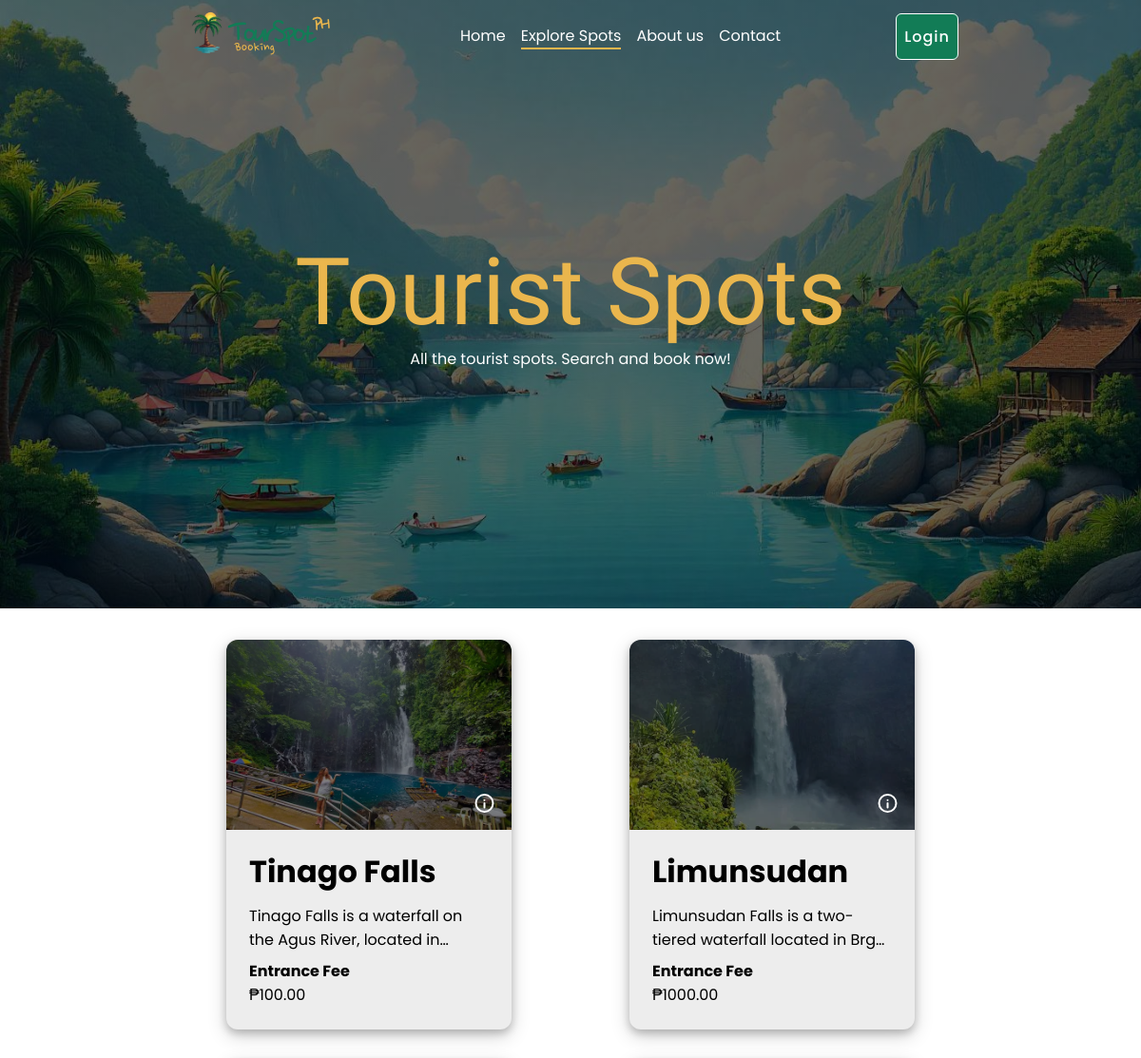
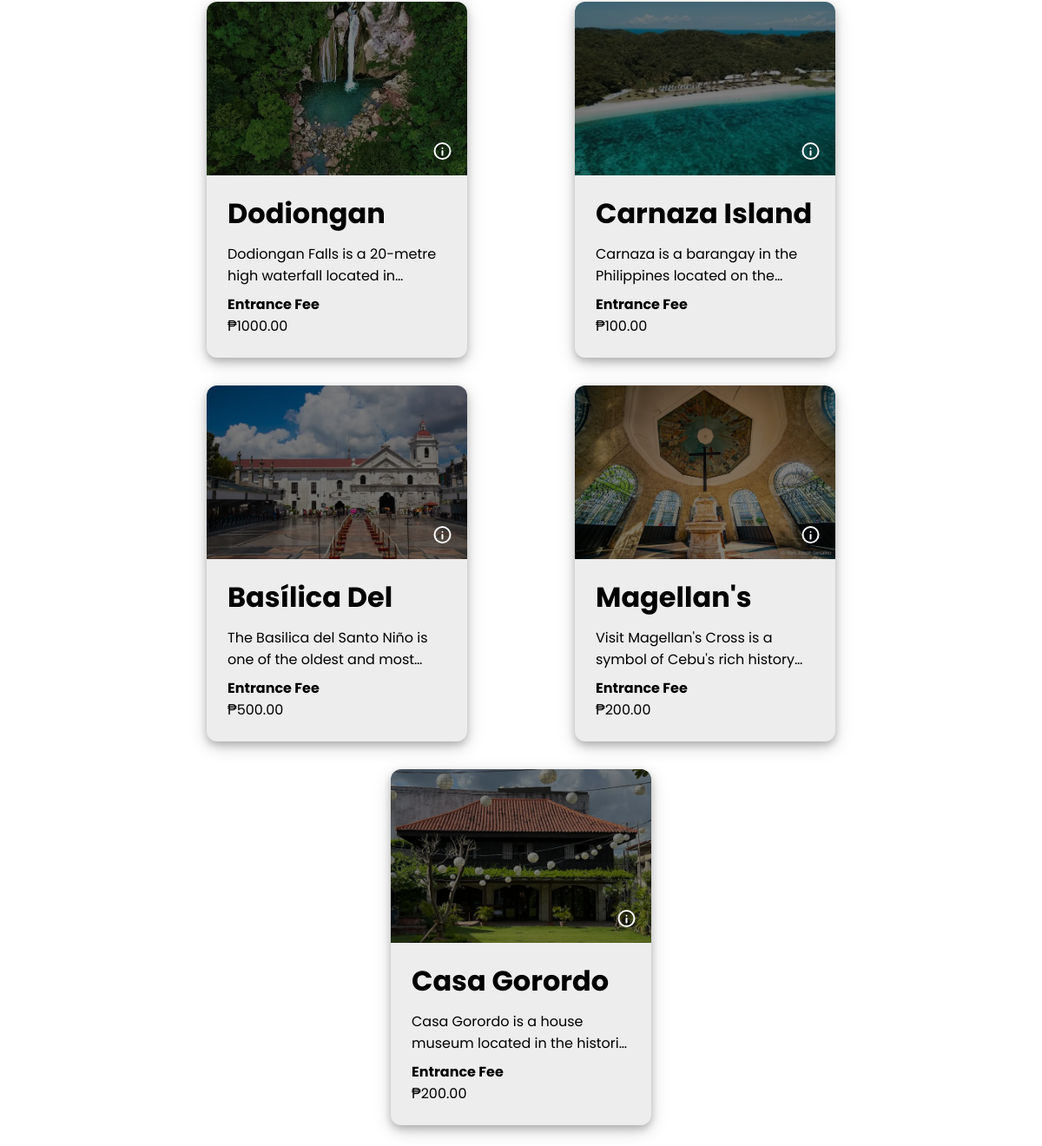
The page /touristspots/ on the database its author committed (2 pictures, top to bottom).
### booking/models.py (models this page shows, shortened)
class TouristSpot(models.Model):
    image = models.ImageField(upload_to='spots', blank=True, null=True, validators=[
            FileExtensionValidator(allowed_extensions=['jpg', 'jpeg', 'webp']),
            validate_image_size
        ])
    spotname = models.CharField(max_length=50, unique=True, blank=False)
    address = models.CharField(max_length=150, blank=False)
    description = models.TextField()
    entrancefee = models.DecimalField(max_digits=10, decimal_places=2, default=1)
    openingday = models.CharField(max_length=15, choices=days, default="MON")
    openinghours = models.TimeField(default='00:00:00')
    createdDate = models.DateTimeField(auto_now_add=True)
    category = models.ForeignKey(Category, on_delete=models.CASCADE)
    createdby = models.ForeignKey(CustomUser, on_delete=models.CASCADE)
    is_approved = models.BooleanField(default=False)

### booking/views/touristViews.py (the view)
# urls.py: path('touristspots/', touristViews.touristspots, name='touristspots'),
def touristspots(request):
    list = TouristSpot.objects.filter(is_approved=True)
    context = {
        'list': list,
        'title': "Tourist Spot",
        'action': "Tourist Spot",
        'category': Category.objects.all(),
        'tourguide': TourGuide.objects.all(),
    }
    template = loader.get_template('tourist/touristspots.html')
    return HttpResponse(template.render(context, request))

### booking/templates/tourist/touristspots.html (shortened to what this page needs)
{% extends 'master.html' %}
{% load static %}
{% block content %}
    <div class="hero_section section">
        <div class="hero_content section_content">
            <p class="content_header"><span class="content_highlight nanum"> Tourist Spots </p>
            <p class="content_subtitle"> All the tourist spots. Search and book now! </p>
        </div>
    </div>
    <div class="popular_section subsection">
        <div class="imagecard-groupcontainer">
            {% for y in list %}
            <div class="card">
                <div class="imagecard-imagearea">
                    {% if y.image.url != null %}
                        <img src="{{ y.image.url }}" class="image" alt="image-card">
                    {% else %}
                        <img src="/media/spots/default-image.jpeg" class="image" alt="image-card">
                    {% endif %}
                    <div class="action-buttons">
                        <a class="view view-w" href="{% url 'view_touristspot' y.id %}"><img src="{% static 'icon/action-icons=viewinfo.svg' %}" alt=""></a>
                    </div>
                </div>
                <div class="imagecard-details">
                    <div class="details-header">
                        <h1 class="main-header"> {{ y.spotname }} </h1>
                        <h4 class="sub-header"> {{ y.address }} </h4>
                    </div>
                    <div class="details-content">
                        <p class="description"> {{ y.description }} </p>
                    </div>
                    <div class="details-footer">
                        <div class="price">
                            <h4> Entrance Fee </h4>
                            <p> ₱{{y.entrancefee}}</p>
                        </div>
                    </div>
                </div>
            </div>
            {% endfor %}
        </div>
    </div>
{% endblock %}

### static/css/main.css (style rules this page uses)
* { margin: 0; padding: 0; box-sizing: border-box; }
body { font-weight: 400; font-style: normal; position: relative; background-color: var(--white); font-family: "Poppins", sans-serif; }
.section, .container, .subsection { font-size: 16px; padding: 9px 192px; }
.section { width: 100%; height: 100vh; max-height: 100vh; padding-top: 100px; }
.subsection { width: 100%; display: flex; max-height: 100vh; flex-direction: column; }
.hero_section { gap: 64px; height: 80vh; display: flex; padding: 64px 192px; align-items: center; flex-direction: column; background-size: cover; justify-content: center; background-position: center; background: linear-gradient(0deg, rgba(0, 0, 0, 0.60) 0%, rgba(0, 0, 0, 0.60) 100%), url(../../static/images/bg3.jpeg) lightgray 50% / cover no-repeat; }
.hero_section .hero_content { display: flex; font-size: 16px; text-align: center; flex-direction: column; }
.content_header { font-size: 2em; font-weight: 600; color: var(--white); font-family: Poppins, sans-serif; }
.content_header .content_highlight { color: var(--secondary); }
.hero_section .hero_content .content_subtitle { font-weight: 400; color: var(--white); font-size: var(--normal_16px); font-family: Poppins, sans-serif; }

### static/css/touristspot.css (style rules this page uses)
.imagecard-groupcontainer { padding: 24px 0; position: relative; gap: 32px; display: flex; flex-wrap: wrap; flex-direction: row; align-items: flex-start; justify-content: space-around; }
.imagecard-groupcontainer .card { font-size: 8px; width: 100%; min-width: 250px; max-width: 300px; height: 100%; min-height: 250px; max-height: 600px; gap: 16px; display: flex; overflow: hidden; padding: 0 0 24px 0; border-radius: 12px; flex-direction: column; background-color: var(--lightgray); justify-content: space-between; box-shadow: 0 4px 8px 0 rgba(0, 0, 0, 0.2), 0 6px 20px 0 rgba(0, 0, 0, 0.19); }
.card .imagecard-imagearea { width: 100%; position: relative; }
.imagecard-imagearea .image { object-fit: cover; background-size: cover; background-position: bottom; width: 100%; height: 200px; filter: brightness(50%); }
.imagecard-imagearea .action-buttons { right: 16px; bottom: 16px; gap: 8px; display: flex; position: absolute; flex-direction: row; }
.card .imagecard-details { font-size: 1rem; gap: 8px; display: flex; padding: 0 24px; flex-direction: column; }
.imagecard-details .details-header { height: 50px; display: -webkit-box; -webkit-line-clamp: 2; -webkit-box-orient: vertical; overflow: hidden; text-overflow: ellipsis; white-space: normal; word-break: break-word; overflow-wrap: break-word; }
.imagecard-details .details-content { height: 50px; display: -webkit-box; -webkit-line-clamp: 2; -webkit-box-orient: vertical; overflow: hidden; text-overflow: ellipsis; white-space: normal; word-break: break-word; overflow-wrap: break-word; }
.imagecard-details .details-footer { display: flex; flex-direction: row; }

### static/css/component.css (style rules this page uses)
:root { --font_family: "Poppins", sans-serif; --primary: #127C56; --secondary: #EAB64D; --background: #1F3C3B; --red: #EA4D4D; --darkred: #7C1214; --gray: #323232; --lightgray: #EDEDED; --blue: #4D9BEA; --darkblue: #127C9B; --green: #4DEA5F; --darkgreen: #127C56; --black: #000000; --white: #FFFFFF; --header_32px: 32px; --header_24px: 24px; --header_20px: 20px; --header_18px: 18px; --normal_16px: 16px; --normal_14px: 14px; --normal_12px: 12px; --normal_10px: 10px; --normal_8px: 8px; --normal_6px: 6px; }
.nanum { font-size: 98px; font-weight: 400 !important; font-style: normal !important; font-family: "Nanum Pen Script", cursive !important; }
h1 { text-transform: capitalize; }
.delt-w, .edit-w, .view-w { filter: brightness(0) saturate(100%) invert(100%) sepia(0%) saturate(0%) hue-rotate(108deg) brightness(104%) contrast(104%); }

### rows shown on the page
TouristSpot: image (picture), spotname "Tinago Falls", description "Tinago Falls is a waterfall on the Agus River, located…", entrancefee "100.00"
TouristSpot: image (picture), description "Limunsudan Falls is a two-tiered waterfall located in…", entrancefee "1000.00"
TouristSpot: image (picture), description "Dodiongan Falls is a 20-metre high waterfall located…", entrancefee "1000.00"
TouristSpot: image (picture), spotname "Carnaza Island", description "Carnaza is a barangay in the Philippines located on…", entrancefee "100.00"
TouristSpot: image (picture), spotname "Basílica…", description "The Basilica del Santo Niño is one of the oldest and…", entrancefee "500.00"
TouristSpot: image (picture), description "Visit Magellan's Cross is a symbol of Cebu's rich…", entrancefee "200.00"
TouristSpot: image (picture), spotname "Casa…", description "Casa Gorordo is a house museum located in the…", entrancefee "200.00"
